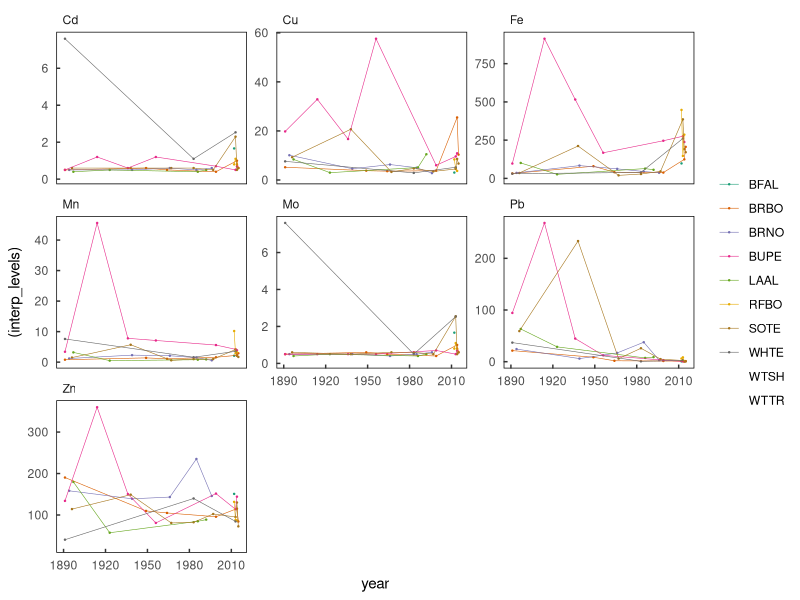
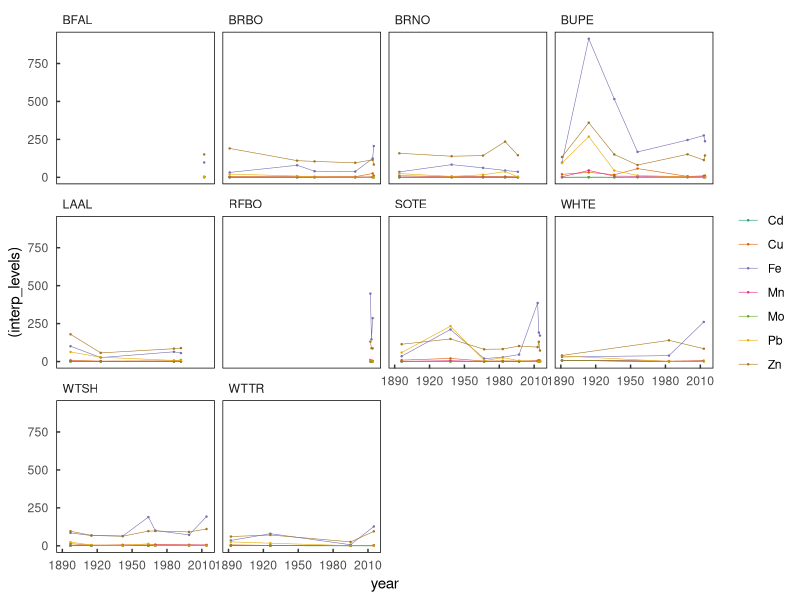

Recreate these plots in R, in order. (Note: this script raises an error after producing the figures.)
# load libraries
library(ggplot2)
library(dplyr)
library(tidyr)
library(tidyverse)
library(zoo)

##############################
###  Popular ggPlot theme  ###
##############################
themeo <-theme_classic()+
  theme(strip.background = element_blank(),
        axis.line = element_blank(),
        axis.text.x = element_text(margin = margin( 0.2, unit = "cm")),
        axis.text.y = element_text(margin = margin(c(1, 0.2), unit = "cm")),
        axis.ticks.length=unit(-0.1, "cm"),
        panel.border = element_rect(colour = "black", fill=NA, size=.5),
        legend.title=element_blank(),
        strip.text=element_text(hjust=0) )

# set working directory and read in csv
setwd('/Users/tgagne/Dropbox (MBA)/Seabird TL Project/data') # running from Tylers computer
#setwd('C:/Users/omax0085/Dropbox/Seabird TL Project/data') # running from Lizzies computer
getwd()

# tyler dataframe manipulation
 # you may have to install this
metals <- read.csv('heavy_metal_June6.csv' , header = T,na.strings = "--" )
unique_id <- paste0("B",seq(1,dim(metals)[1])) # create a unique ID for each specimen
metals <- cbind(unique_id, metals)             # add that to the dataframe

str(metals) # check the structure

# reshape the dataframe so every row is the contamination level for a single metal for a single specimen
metals_values_gathered <- select(metals, unique_id, spp, year, Mn, Fe, Cu, Zn, As, Mo, Cd, Hg, Pb) %>% 
  gather(key = metal, value = measurement, Mn, Fe, Cu, Zn, As, Mo, Cd, Hg, Pb) 

# reshape the dataframe so every row is the min detection level for a single metal for a single specimen
metals_limits_gathered <- select(metals, unique_id, spp, year, Mn_rl, Fe_rl, Cu_rl, Zn_rl, As_rl, Mo_rl, Cd_rl, Hg_rl, Pb_rl) %>% 
  gather(key = metal_limit, value = reference_limit, Mn_rl, Fe_rl, Cu_rl, Zn_rl, As_rl, Mo_rl, Cd_rl, Hg_rl, Pb_rl)

# join those dataframes 
joined_metal <- cbind(metals_values_gathered,ref_limit = metals_limits_gathered$reference_limit)

# create new column - if measurement level is NA then use min detection
joined_metal$interp_levels <- if_else(is.na(joined_metal$measurement),joined_metal$ref_limit,joined_metal$measurement)

#clean up
rm(metals_limits_gathered,metals_values_gathered,metals,unique_id)

# because some more recent years have multiple observations per year, return average by year
joined_metal <- joined_metal %>% group_by(spp,metal,year) %>%
  summarise(interp_levels = mean(interp_levels), ref_limit = mean(ref_limit)) %>%
  ungroup() %>% 
  group_by(spp,metal) 

#metal to factor
joined_metal$metal <- as.factor(joined_metal$metal)

# extreme value species
#joined_metal <- filter(joined_metal, !spp %in% c("BUPE", "SOTE","RFBO","BFAL") )
joined_metal <- filter(joined_metal, !metal %in% c("As",'Hg') )

# metals by species facetted 
ggplot(joined_metal,aes(x = year, y = (interp_levels), color = spp, group = spp))+
  geom_point(size = .2)+
  geom_line(size = .2)+
  facet_wrap(~metal, scales = "free_y")+
  scale_color_brewer(palette = "Dark2")+
  themeo

# species by metal facetted
ggplot(joined_metal,aes(x = year, y = (interp_levels), color = metal, group = metal))+
  geom_point(size = .2)+
  geom_line(size = .2)+
  facet_wrap(~spp)+
  scale_color_brewer(palette = "Dark2")+
  themeo

# interpolating values between years
# build dummy data.frame
spp      <- levels(droplevels(joined_metal$spp))
metals   <-  levels(droplevels(joined_metal$metal))
dummy_df <- NULL
yearvec  <- data.frame(year = seq(min(joined_metal$year), max(joined_metal$year)))

# Build empty dataframe with relavant fields
for(s in 1:length(spp)) {
    met <- NULL
  for(m in 1:length(metals)){
      rep <- NULL
      rep <- cbind(spp = spp[s], metal = metals[m],yearvec)
      met <- rbind(met,rep)
  }
  dummy_df <- rbind(dummy_df,met)
}

dummy_df$interp_levels <- NA
sc <- merge(joined_metal,dummy_df, by = c("spp","metal","year"), all = T)
sc$interp_levels.y <- NULL
sc$interp_levels <- sc$interp_levels.x
sc$interp_levels.x <- NULL
joined_metal <- sc

# cleanup
rm(sc,yearvec,met,rep,dummy_df,m,s)

# linear interpolation of NAs
joined_metal <- joined_metal %>% 
  group_by(spp,metal) %>% 
  mutate(ip.value = na.approx(interp_levels, rule = 2)) #linear interpolation
  #mutate(ip.value = na.approx(interp_levels, rule = 2)) %>% 
  #mutate(ip.value = na.approx(interp_levels, rule = 2)) %>% 

joined_metal %>% 
  ggplot(aes(year,ip.value,color = metal))+
  geom_point()+
  scale_color_brewer(palette = "Dark2")+
  facet_wrap(~spp, scales = "free_y")

joined_metal %>% 
  group_by(spp,metal) %>% 
  mutate(time = seq(1,n())) %>%
  mutate(ip.value = approx(time,interp_levels,time)$y) %>% 
  select(-time) %>% 
  ggplot(aes(year,ip.value,color = metal))+
  geom_point()+
  scale_color_brewer(palette = "Dark2")+
  facet_wrap(~spp)


# attempt to bootstrap estimates
# what we want:
# It would be great to for each metal for each species across time fit a number of smoothers
# Predict across the whole range from 1890 to 2015
# adjusted bootstrap loop starting dataframe
joined_metal <- data.frame(year = joined_metal$year, 
                           spp = joined_metal$spp, 
                           metal = joined_metal$metal, 
                           interp_levels = joined_metal$ip.value)

joined_metal %>% 
  ggplot(aes(year,interp_levels,color = metal))+
  geom_point()+
  scale_color_brewer(palette = "Dark2")+
  facet_wrap(~spp, scales = "free_y")+
  themeo

joined_metal$metal <- as.factor(joined_metal$metal)
year <- seq(from = 1890, to = 2015,by = 1)
sppx <-   levels(droplevels(joined_metal$spp))
metals <- levels(droplevels(joined_metal$metal))
all_df <- NULL
rep <- NULL

for( i in 1:length(sppx)) {
  
  one_spp <- NULL
  # select a single species
  one_spp <- subset(joined_metal, spp == sppx[i] )

  for( x in 1:length(metals)){
    # select a single metal
    one_spp_one_metal <- filter(one_spp, metal == metals[x])
    
    for( b in 1:10){ 
      modeled <- NULL
      # randomly sample ~80% observations
      one_spp_one_metal_samp <- sample_frac(one_spp_one_metal, size = .2)
      # fit a model to the sample
      smooth_mod <- loess(interp_levels ~ year, data = one_spp_one_metal_samp, span = .5)
      # predict across whole year range
      modeled <- predict(object = smooth_mod, newdata =  year)
      replic <- data.frame(year,modeled,b, spp = sppx[i], metal = metals[x])
      rep <- rbind(rep,replic)
    }
  }
}

str(rep)
colnames(rep) <- c("year","modeled","rep","spp","metal")
all_df <- rep


# scratch
str(all_df)

ggplot()+
  geom_point(data = (all_df),aes(year,modeled,color = metal), size = .2)+
  facet_wrap(~spp, scales = 'free_y')+
  scale_color_brewer(palette = "Dark2")+
  themeo

ggplot()+
  geom_point(data = all_df,aes(year,modeled,color = spp), size = .2)+
  scale_color_brewer(palette = "Dark2")+
  facet_wrap(~metal, scales = 'free_y')+
  themeo

ggplot()+
  geom_point(data = all_df,aes(x = year, y = modeled, color = spp),size = .2)+
  geom_point(data = joined_metal,aes(x = year, y = interp_levels, color = spp),size = .2, color = "black")+
  #geom_line(size = .2)+
  facet_wrap(~metal, scales = "free_y")+
  scale_color_brewer(palette = "Dark2")+
  themeo

ggplot(all_df,aes(x = year, y = modeled, color = metal))+
  geom_point(data = all_df,aes(x = year, y = modeled, color = metal),size = .2)+
  geom_point(data = joined_metal,aes(x = year, y = interp_levels, color = metal),size = .2, color = "black")+
  #geom_line(size = .2)+
  facet_wrap(~spp, scales = "free_y")+
  scale_color_brewer(palette = "Dark2")+
  themeo


# bring in the trophic position estimates from Gagne et al. 2018
trophic_p <- read.csv('tp_through_time.csv')
str(trophic_p)

# plot it quick to look at it 
ggplot(trophic_p,aes(x = year, y = tp_med, color = spp))+
  geom_line()+
  themeo

ggplot(trophic_p,aes(x = year, y = tp_med, color = spp))+
  geom_line()+
  facet_wrap(~spp)+
  themeo

# merge this in with the metals data
# I want NAs for all years that don't have metal readings, to then interpolate.
# trophic species levels 
# equate levels
# which in this case means building a dataframe with TPs labeled with factors from the heavy metals


levels(trophic_p$spp)
levels(joined_metal$spp)

# post index.lock
